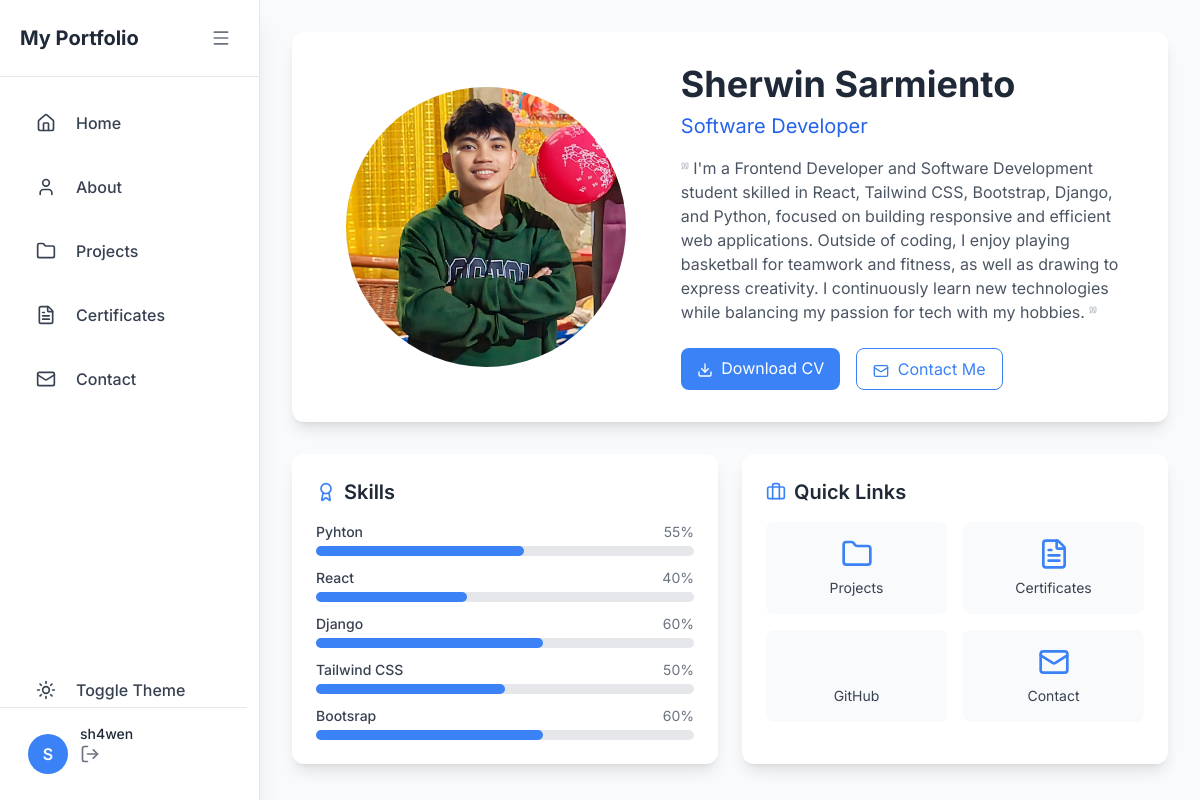
The app's page / (signed in) with its own data.
### main/models.py (models this page shows, shortened)
class Profile(models.Model):
    name = models.CharField(max_length=100, blank=True, default="")
    title = models.CharField(max_length=200, blank=True, default="")  # This is the missing field
    bio = models.TextField(blank=True, default="")
    image = models.ImageField(upload_to='profile_pics', blank=True, null=True)
    cv = models.FileField(upload_to='cvs/', blank=True, null=True)

class Skill(models.Model):
    name = models.CharField(max_length=50)
    percentage = models.PositiveIntegerField(default=0, help_text="Percentage value (0-100)")
    order = models.PositiveIntegerField(default=0, help_text="Order in which skills appear")
    class Meta:
        ordering = ['order']

### main/views.py (the view)
# urls.py: path('', views.home, name='home'),
def home(request):
    profile = Profile.objects.first()  # Get the first profile
    skills = Skill.objects.all().order_by('order')
    return render(request, 'main/home.html', {
        'profiles': Profile.objects.all(),
        'skills': skills
    })

### main/templates/main/home.html (shortened to what this page needs)
{% extends "main/base.html" %} {% block content %} {% load static %}
<div class="max-w-8xl mx-auto">
  {% with profile=profiles.first %}
  <div
    class="bg-white dark:bg-gray-800 rounded-xl shadow-lg overflow-hidden mx-auto p-8 mb-8"
  >
    <div class="flex flex-col md:flex-row items-center">
      <div class="w-full md:w-2/5 mb-6 md:mb-0 flex-shrink-0">
        <div
          class="w-56 h-56 sm:w-64 sm:h-64 md:w-72 md:h-72 mx-auto rounded-full bg-gray-200 dark:bg-gray-700 overflow-hidden border-4 border-white dark:border-gray-600"
        >
          {% if profile.image %}
          <img
            src="{{ profile.image.url }}"
            alt="{{ profile.name }}"
            class="w-full h-full object-cover"
          />
          {% else %}
          <i data-lucide="user" class="w-full h-full text-gray-400 p-6"></i>
          {% endif %}
        </div>
      </div>
      <div class="w-full md:w-3/5 md:pl-6 lg:pl-8 text-center md:text-left">
        <h1
          class="text-3xl sm:text-4xl font-bold text-gray-800 dark:text-white mb-2 animate-fade-in-up"
          style="animation-delay: 0.1s"
        >
          {{ profile.name }}
        </h1>
        <h2
          class="text-lg sm:text-xl text-primary-600 dark:text-primary-400 mb-3 sm:mb-4 animate-fade-in-up"
          style="animation-delay: 0.2s"
        >
          {{ profile.title }}
        </h2>
        <p
          class="text-sm sm:text-base text-gray-600 dark:text-gray-300 mb-4 sm:mb-6 animate-fade-in-up"
          style="animation-delay: 0.3s"
        >
          <i
            data-lucide="quote"
            class="w-2 h-2 mb-2 inline-block text-gray-400"
          ></i>
          {{ profile.bio }}
          <i
            data-lucide="quote"
            class="w-2 h-2 mb-2 inline-block text-gray-400"
          ></i>
        </p>
        <div
          class="flex flex-col sm:flex-row justify-center md:justify-start space-y-3 sm:space-y-0 sm:space-x-4 animate-fade-in-up"
          style="animation-delay: 0.4s"
        >
          {% if profile.cv %}
          <a
            href="{{ profile.cv.url }}"
            class="px-4 py-2 bg-primary-500 text-white rounded-lg hover:bg-primary-600 transition-colors text-sm sm:text-base"
            download
          >
            <i data-lucide="download" class="w-4 h-4 inline-block mr-1"></i>
            Download CV
          </a>
          {% endif %}
          <a
            href="{% url 'contact' %}"
            class="px-4 py-2 border border-primary-500 text-primary-500 dark:text-primary-400 rounded-lg hover:bg-primary-50 dark:hover:bg-gray-700 transition-colors text-sm sm:text-base"
          >
            <i data-lucide="mail" class="w-4 h-4 inline-block mr-1"></i>
            Contact Me
          </a>
        </div>
      </div>
    </div>
  </div>
  <div class="grid grid-cols-1 md:grid-cols-2 gap-4 sm:gap-6">
    <div
      class="bg-white dark:bg-gray-800 rounded-xl shadow-lg p-4 sm:p-6 animate-fade-in-up"
      style="animation-delay: 0.5s"
    >
      <h3
        class="text-lg sm:text-xl font-semibold text-gray-800 dark:text-white mb-3 sm:mb-4 flex items-center"
      >
        <i
          data-lucide="award"
          class="w-4 h-4 sm:w-5 sm:h-5 mr-2 text-primary-500"
        ></i>
        Skills
      </h3>
      <div class="space-y-2 sm:space-y-3">
        {% for skill in skills %}
        <div>
          <div class="flex justify-between mb-1">
            <span
              class="text-xs sm:text-sm font-medium text-gray-700 dark:text-gray-300"
            >
              {{ skill.name }}
            </span>
            <span class="text-xs sm:text-sm text-gray-500"
              >{{ skill.percentage }}%</span
            >
          </div>
          <div
            class="w-full bg-gray-200 rounded-full h-2 sm:h-2.5 dark:bg-gray-700"
          >
            <div
              class="bg-primary-500 h-2 sm:h-2.5 rounded-full"
              style="width: {{ skill.percentage }}%"
            ></div>
          </div>
        </div>
        {% endfor %}
      </div>
    </div>
    <div
      class="bg-white dark:bg-gray-800 rounded-xl shadow-lg p-4 sm:p-6 animate-fade-in-up"
      style="animation-delay: 0.6s"
    >
      <h3
        class="text-lg sm:text-xl font-semibold text-gray-800 dark:text-white mb-3 sm:mb-4 flex items-center"
      >
        <i
          data-lucide="briefcase"
          class="w-4 h-4 sm:w-5 sm:h-5 mr-2 text-primary-500"
        ></i>
        Quick Links
      </h3>
      <div class="grid grid-cols-2 gap-2 sm:gap-4">
        <a
          href="{% url 'projects' %}"
          class="p-3 sm:p-4 bg-gray-50 dark:bg-gray-700 rounded-lg hover:bg-gray-100 dark:hover:bg-gray-600 transition-colors flex flex-col items-center"
        >
          <i
            data-lucide="folder"
            class="w-6 h-6 sm:w-8 sm:h-8 text-primary-500 mb-1 sm:mb-2"
          ></i>
          <span class="text-xs sm:text-sm text-gray-700 dark:text-gray-300"
            >Projects</span
          >
        </a>
        <a
          href="{% url 'certificates' %}"
          class="p-3 sm:p-4 bg-gray-50 dark:bg-gray-700 rounded-lg hover:bg-gray-100 dark:hover:bg-gray-600 transition-colors flex flex-col items-center"
        >
          <i
            data-lucide="file-text"
            class="w-6 h-6 sm:w-8 sm:h-8 text-primary-500 mb-1 sm:mb-2"
          ></i>
          <span class="text-xs sm:text-sm text-gray-700 dark:text-gray-300"
            >Certificates</span
          >
        </a>
        <a
          href="#"
          class="p-3 sm:p-4 bg-gray-50 dark:bg-gray-700 rounded-lg hover:bg-gray-100 dark:hover:bg-gray-600 transition-colors flex flex-col items-center"
        >
          <i
            data-lucide="github"
            class="w-6 h-6 sm:w-8 sm:h-8 text-primary-500 mb-1 sm:mb-2"
          ></i>
          <span class="text-xs sm:text-sm text-gray-700 dark:text-gray-300"
            >GitHub</span
          >
        </a>
        <a
          href="{% url 'contact' %}"
          class="p-3 sm:p-4 bg-gray-50 dark:bg-gray-700 rounded-lg hover:bg-gray-100 dark:hover:bg-gray-600 transition-colors flex flex-col items-center"
        >
          <i
            data-lucide="mail"
            class="w-6 h-6 sm:w-8 sm:h-8 text-primary-500 mb-1 sm:mb-2"
          ></i>
          <span class="text-xs sm:text-sm text-gray-700 dark:text-gray-300"
            >Contact</span
          >
        </a>
      </div>
    </div>
  </div>
  {% endwith %}
</div>
{% endblock %}

### main/templates/main/base.html (shortened to what this page needs)
{% load static %}
<!DOCTYPE html>
<html lang="en">
  <head>
    <script src="https://cdn.tailwindcss.com?plugins=forms,typography,aspect-ratio,line-clamp"></script>
  </head>
  <body class="bg-gray-50 dark:bg-gray-900 flex min-h-screen">
    <aside
      class="sidebar h-screen bg-white dark:bg-gray-800 shadow-xl fixed left-0 top-0 z-50 border-r border-gray-200 dark:border-gray-700">
      <div
        class="sidebar-header p-5 flex items-center justify-between border-b border-gray-200 dark:border-gray-700"
      >
        <h1
          class="text-xl font-bold text-gray-800 dark:text-white whitespace-nowrap"
        >
          My Portfolio
        </h1>
        <button
          id="sidebarToggle"
          class="text-gray-500 dark:text-gray-400 hover:bg-gray-100 dark:hover:bg-gray-700 p-2 rounded-lg hamburger"
        >
          <i data-lucide="menu" class="w-5 h-5"></i>
        </button>
      </div>
      <nav class="p-4">
        <ul class="space-y-1">
          <li>
            <a
              href="{% url 'home' %}"
              class="nav-link flex items-center p-3 rounded-lg text-gray-700 dark:text-gray-200 hover:bg-gray-100 dark:hover:bg-gray-700 transition-colors group relative"
            >
              <div class="nav-icon-container mr-3">
                <i data-lucide="home" class="w-5 h-5"></i>
              </div>
              <span class="nav-text font-medium">Home</span>
            </a>
          </li>
          <li>
            <a
              href="{% url 'about' %}"
              class="nav-link flex items-center p-3 rounded-lg text-gray-700 dark:text-gray-200 hover:bg-gray-100 dark:hover:bg-gray-700 transition-colors group relative"
            >
              <div class="nav-icon-container mr-3">
                <i data-lucide="user" class="w-5 h-5"></i>
              </div>
              <span class="nav-text font-medium">About</span>
            </a>
          </li>
          <li>
            <a
              href="{% url 'projects' %}"
              class="nav-link flex items-center p-3 rounded-lg text-gray-700 dark:text-gray-200 hover:bg-gray-100 dark:hover:bg-gray-700 transition-colors group relative"
            >
              <div class="nav-icon-container mr-3">
                <i data-lucide="folder" class="w-5 h-5"></i>
              </div>
              <span class="nav-text font-medium">Projects</span>
            </a>
          </li>
          <li>
            <a
              href="{% url 'certificates' %}"
              class="nav-link flex items-center p-3 rounded-lg text-gray-700 dark:text-gray-200 hover:bg-gray-100 dark:hover:bg-gray-700 transition-colors group relative"
            >
              <div class="nav-icon-container mr-3">
                <i data-lucide="file-text" class="w-5 h-5"></i>
              </div>
              <span class="nav-text font-medium">Certificates</span>
            </a>
          </li>
          <li>
            <a
              href="{% url 'contact' %}"
              class="nav-link flex items-center p-3 rounded-lg text-gray-700 dark:text-gray-200 hover:bg-gray-100 dark:hover:bg-gray-700 transition-colors group relative"
            >
              <div class="nav-icon-container mr-3">
                <i data-lucide="mail" class="w-5 h-5"></i>
              </div>
              <span class="nav-text font-medium">Contact</span>
            </a>
          </li>
          </ul>
          <div class="absolute bottom-20 left-0 right-0 px-4">
            <button
              id="themeToggleNav"
              class="nav-link w-full flex items-center p-3 rounded-lg text-gray-700 dark:text-gray-200 hover:bg-gray-100 dark:hover:bg-gray-700 transition-colors group relative"
            >
              <div class="nav-icon-container mr-3">
                <i
            data-lucide="sun"
            class="w-5 h-5 text-gray-700 dark:text-gray-200 block dark:hidden"
                ></i>
              </div>
              <span class="nav-text font-medium">Toggle Theme</span>
            </button>
          </div>
      </nav>
      <div
          class="absolute bottom-0 left-0 right-0 mr-3 p-4 border-t border-gray-200 dark:border-gray-700"
        >
          <div class="flex items-center justify-between">
            <div class="flex items-center">
              <div
                class="w-10 h-10 ml-3 rounded-full bg-primary-500 flex items-center justify-center text-white font-semibold mr-3"
              >
                {{ user.username|first|upper }}
              </div>
              <div class="user-info">
                <p
                  class="text-sm font-medium text-gray-800 dark:text-gray-200 whitespace-nowrap"
                >
                  {% if user.is_authenticated %}
                  {{ user.get_full_name|default:user.username }}
                  <a
                    href="{% url 'logout' %}"
                    class="p-2 rounded-lg hover:bg-gray-100 dark:hover:bg-gray-700 transition-colors"
                    title="Logout"
                  >
                    <i data-lucide="log-out" class="w-5 h-5 text-gray-500 dark:text-gray-400"></i>
                  </a>
                  {% else %} ADMIN {% endif %}
                </p>
              </div>
            </div>
  </div>
</div>
    </aside>
    <main class="content w-full min-h-screen p-8 ">
      {% block content %} {% endblock %}
    </main>
  </body>
</html>

### main/templates/main/base.html (style rules this page uses)
body { font-family: "Inter", sans-serif; }
.sidebar { transition: all 0.3s cubic-bezier(0.4, 0, 0.2, 1); width: 260px; }
.content { transition: all 0.3s cubic-bezier(0.4, 0, 0.2, 1); margin-left: 260px; }
.nav-text { transition: all 0.3s cubic-bezier(0.4, 0, 0.2, 1); }
.nav-icon-container { transition: all 0.3s cubic-bezier(0.4, 0, 0.2, 1); display: flex; justify-content: center; align-items: center; width: 36px; height: 36px; border-radius: 12px; }
.hamburger { transition: transform 0.3s; }
.user-info { transition: all 0.3s cubic-bezier(0.4, 0, 0.2, 1); }

### main/templates/main/home.html (style rules this page uses)
.animate-fade-in-up { animation: fadeInUp 0.6s ease-out forwards; opacity: 0; }

### records on screen
Profile: image (picture), name "Sherwin Sarmiento", title "Software Developer", bio "I'm a Frontend Developer and Software Development student skilled in React, Tailwind CSS, Bootstrap, Django, and Python, focused on building responsive and efficient web applications. Outside of coding, I enjoy playing basketball for teamwork and fitness, as well as drawing to express creativity. I continuously learn new technologies while balancing my passion for tech with my hobbies."
Skill: name "Pyhton", percentage "55"
Skill: name "React", percentage "40"
Skill: name "Django", percentage "60"
Skill: name "Tailwind CSS", percentage "50"
Skill: name "Bootsrap", percentage "60"

### other values on screen
{{ user.username|first|upper }} "S"
{{ user.get_full_name|default:user.username }} "sh4wen"
